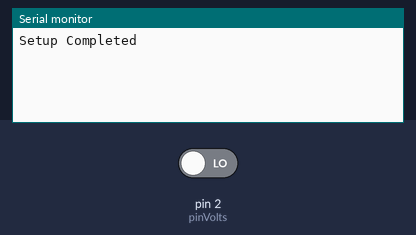
Bench run of a sketch on a simulated Arduino Uno, built with avr-gcc and run on an emulated ATmega328P. Parts: the last lines printed to the serial monitor. The inputs (shaded band) are chosen by the test bench; at power-on: pin 2 (pinVolts) LOW.

Above: at 1.2 s.
1.3 s: pin 2 (pinVolts) driven HIGH
At 2.2 s:
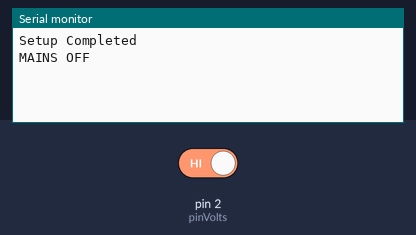
3.0 s: pin 2 (pinVolts) driven LOW
At 4.5 s:
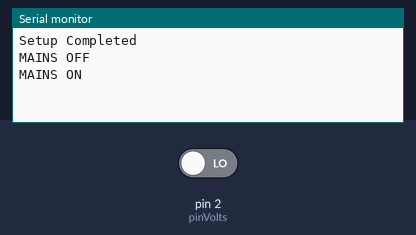

Measured:
- after the input at 1.3 s, the serial monitor: prints a new line after 0.20 s (image 1)
- after the input at 3.0 s, the serial monitor: prints a new line at once (image 2)

The sketch:

Mains_Detector.ino
```cpp
/*
 * Simple mains detector
 */

#define pinVolts 2
bool previousState = LOW;

void setup() {
  Serial.begin(9600);
  pinMode(pinVolts, INPUT);
  Serial.println("Setup Completed");
}

void loop() {
  if (digitalRead(pinVolts) == HIGH && previousState == LOW) {
    previousState = HIGH;
    Serial.println("MAINS OFF");
  }

  if (digitalRead(pinVolts) == LOW && previousState == HIGH) {
    previousState = LOW;
    Serial.println("MAINS ON");
  }

  delay(250);
}
```
